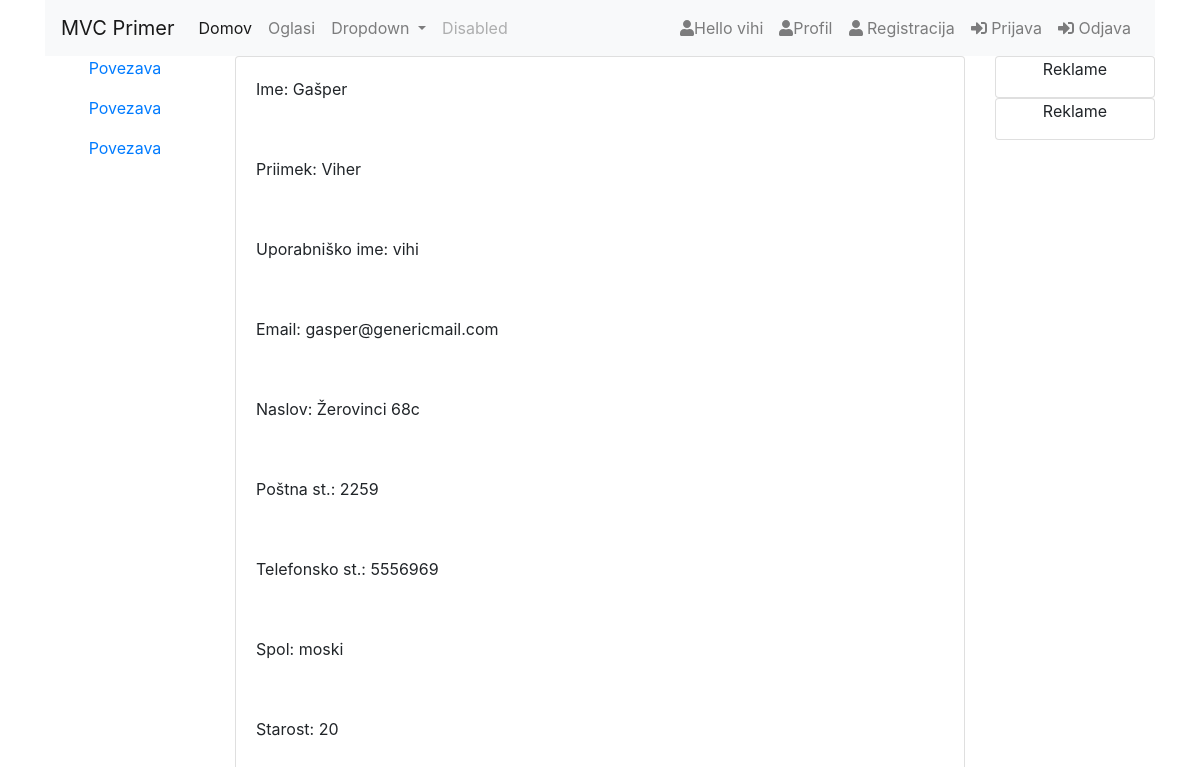
/mvc/index.php?controller=uporabniki&action=profil&id=1 (signed in), run on the app's committed database.
### tables this page shows
CREATE TABLE `users` (
  `id` int(11) NOT NULL,
  `username` text NOT NULL,
  `password` text NOT NULL,
  `name` text NOT NULL,
  `surname` text NOT NULL,
  `email` text NOT NULL,
  `address` text DEFAULT NULL,
  `zip` int(11) DEFAULT NULL,
  `phone` int(11) DEFAULT NULL,
  `gender` text DEFAULT NULL,
  `age` int(11) DEFAULT NULL,
  `admin` int(11) DEFAULT NULL
);

### mvc/controllers/uporabniki_controller.php (called while the page is built, shortened)
<?php
include_once("models/uporabniki.php");
class uporabniki_controller{
    public function profil(){
        $uporabnik = Uporabnik::najdiEnega($_GET["id"]);
        require_once("views/uporabniki/profil.php");
    }
}
?>

### mvc/index.php (called while the page is built, shortened)
<?php
require_once('views/layout.php');
?>

### mvc/models/uporabniki.php (called while the page is built, shortened)
<?php
    class Uporabnik{
        public function __construct($id, $username, $password, $name, $surname, $email, $address, $zip, $phone, $gender, $age, $admin){
            $this->username = $username;
            $this->name = $name;
            $this->surname = $surname;
            $this->email = $email;
            $this->address = $address;
            $this->zip = $zip;
            $this->phone = $phone;
            $this->gender = $gender;
            $this->age=$age;
        }
     public static function najdiEnega($id){
        $id = intval($id);
        $db = Db::getInstance();
        $result = mysqli_query($db,"SELECT * FROM users where id=$id");
        $row = mysqli_fetch_assoc($result);
        return new Uporabnik($row['id'], $row['username'], " " ,$row['name'], $row['surname'], $row['email'], $row['address'], $row['zip'], $row['phone'], $row['gender'], $row['age'], $row['admin']);
     }
    }
?>

### mvc/views/uporabniki/profil.php (the view)
<div class='card'>
<div class='card-body'><p>Ime: <?php echo $uporabnik->name ?></p></div>
<div class='card-body'><p>Priimek: <?php echo $uporabnik->surname ?></p></div>
<div class='card-body'><p>Uporabniško ime: <?php echo $uporabnik->username ?></p></div>
<div class='card-body'><p>Email: <?php echo $uporabnik->email ?></p></div>
<div class='card-body'><p>Naslov: <?php echo $uporabnik->address ?></p></div>
<div class='card-body'><p>Poštna st.: <?php echo $uporabnik->zip ?></p></div>
<div class='card-body'><p>Telefonsko st.: <?php echo $uporabnik->phone ?></p></div>
<div class='card-body'><p>Spol: <?php echo $uporabnik->gender ?></p></div>
<div class='card-body'><p>Starost: <?php echo $uporabnik->age ?></p></div>
</div>

### data on the page
users: name "Gašper", surname "Viher", username "vihi", email "gasper@genericmail.com", address "Žerovinci 68c", zip "2259", phone "5556969", gender "moski", age "20"

### other printed values
$_SESSION["USER_NAME"] "vihi"
